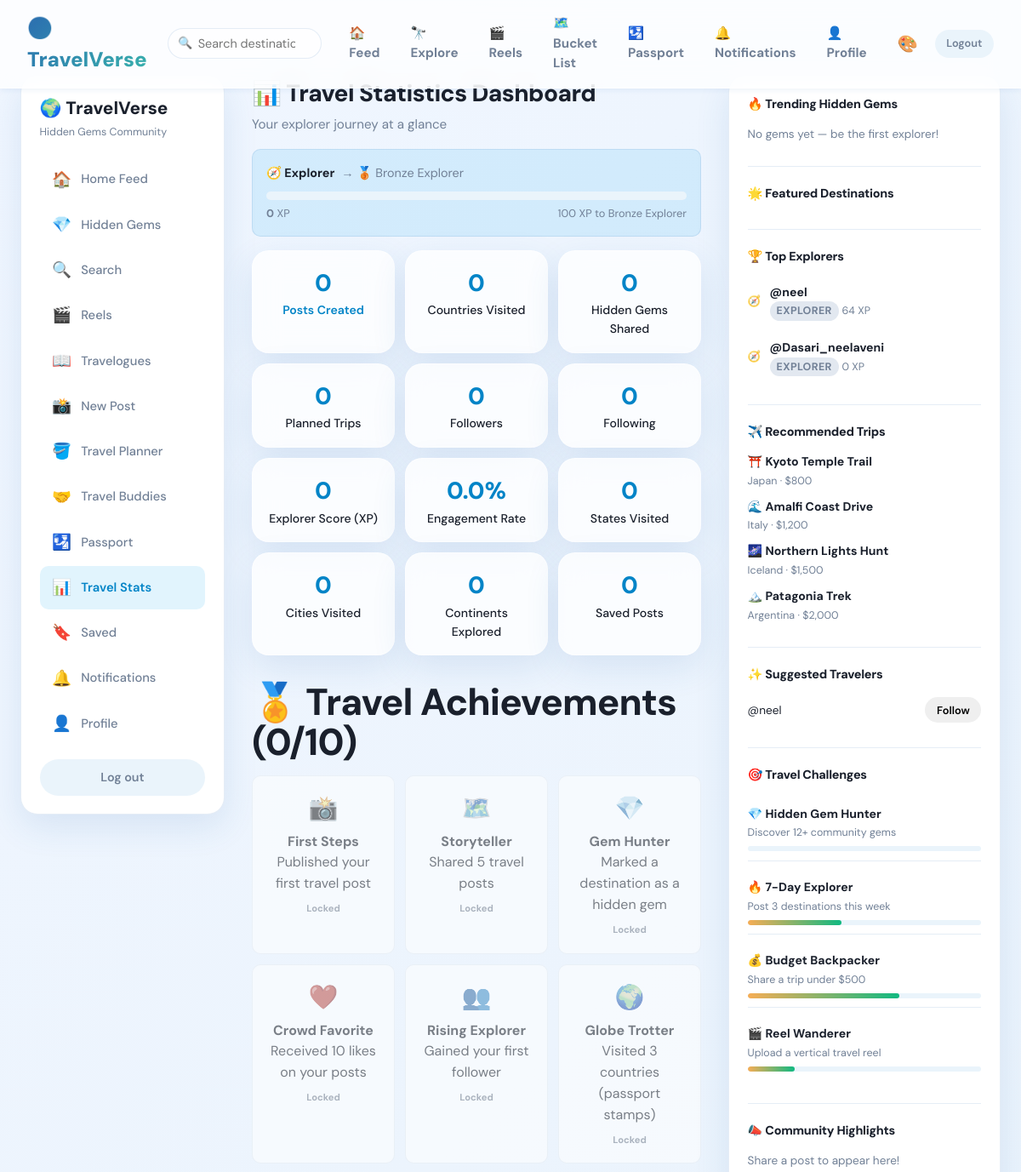
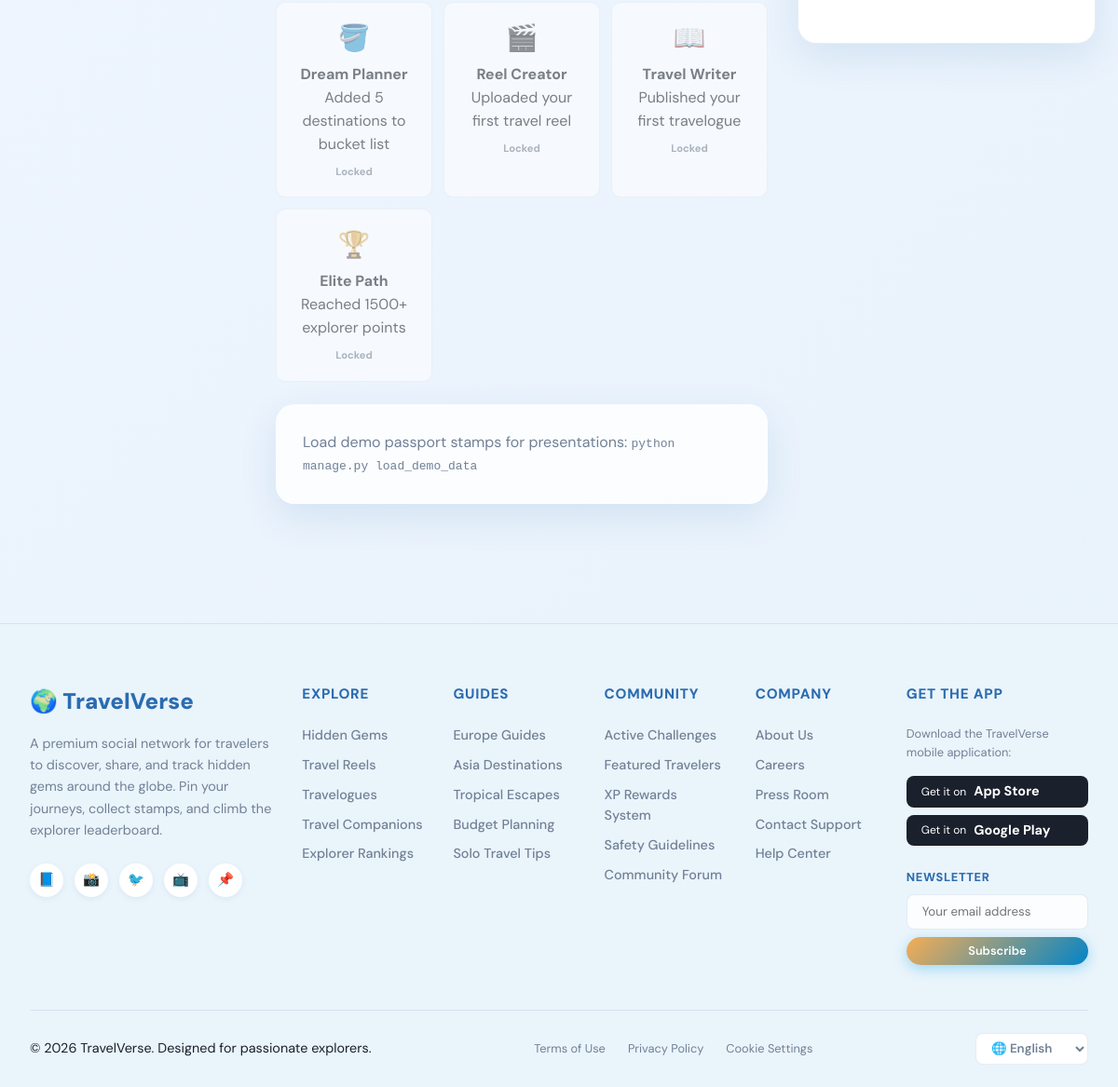
The page /stats/ (signed in) on the database its author committed (2 pictures, top to bottom).
### social/models.py (models this page shows, shortened)
class Profile(models.Model):
    user = models.OneToOneField(User, on_delete=models.CASCADE, related_name='profile')
    avatar = models.ImageField(upload_to='avatars/', blank=True, null=True)
    avatar_url = models.URLField(blank=True)
    bio = models.TextField(blank=True, max_length=300)
    location = models.CharField(max_length=150, blank=True)
    website = models.URLField(blank=True)
    explorer_score = models.PositiveIntegerField(default=0)
    countries_visited = models.TextField(blank=True, default='[]')
    created_at = models.DateTimeField(auto_now_add=True)
    updated_at = models.DateTimeField(auto_now=True)
    @property
    def badge(self):
        return explorer_badge(self.explorer_score)
    @property
    def badge_full_name(self):
        return badge_tier_for_score(self.explorer_score)[2]
    @property
    def badge_icon(self):
        return badge_tier_for_score(self.explorer_score)[3]
    @property
    def badge_slug(self):
        return badge_tier_for_score(self.explorer_score)[1]
    @property
    def explorer_progress(self):
        return explorer_progress(self.explorer_score)
    def recalculate_explorer_score(self):
        user = self.user
        received_likes = Like.objects.filter(post__author=user).count()
        gem_votes = HiddenGemVote.objects.filter(post__author=user).count()
        followers = Follow.objects.filter(following=user).count()
        score = (
            user.posts.count() * 15
            + user.reels.count() * 20
            + user.blogs.count() * 25
            + received_likes * 2
            + followers * 5
            + gem_votes * 3
            + user.passport_stamps.count() * 8
        )
        self.explorer_score = score
        self.save(update_fields=['explorer_score', 'updated_at'])
        return score

class PassportStamp(models.Model):
    CONTINENT_CHOICES = [
        ('', 'Unknown'),
        ('Africa', 'Africa'),
        ('Asia', 'Asia'),
        ('Europe', 'Europe'),
        ('North America', 'North America'),
        ('South America', 'South America'),
        ('Oceania', 'Oceania'),
        ('Antarctica', 'Antarctica'),
    ]
    user = models.ForeignKey(User, on_delete=models.CASCADE, related_name='passport_stamps')
    city = models.CharField(max_length=100, blank=True)
    state = models.CharField(max_length=100, blank=True)
    country = models.CharField(max_length=100)
    continent = models.CharField(max_length=30, choices=CONTINENT_CHOICES, blank=True, default='')
    visited_at = models.DateField(null=True, blank=True)
    post = models.ForeignKey(Post, on_delete=models.SET_NULL, null=True, blank=True)
    stamp_label = models.CharField(max_length=120, blank=True, help_text='Passport stamp title')
    created_at = models.DateTimeField(auto_now_add=True)
    class Meta:
        ordering = ['-visited_at', '-created_at']

### social/views.py (the view)
# urls.py: path('stats/', views.stats_dashboard, name='stats'),
@login_required
def stats_dashboard(request):
    new_achievements = sync_user_achievements(request.user)
    travel_stats = get_travel_statistics(request.user)
    return render(request, 'stats_dashboard.html', {
        'travel_stats': travel_stats,
        'profile_user': request.user,
        'new_achievements': new_achievements,
        **_sidebar_context(request),
    })

### social/context_processors.py (called while the page is built)
def notification_context(request):
    if request.user.is_authenticated:
        unread = request.user.notifications.filter(is_read=False).count()
        return {'unread_notifications': unread}
    return {'unread_notifications': 0}

### social/gamification.py (called while the page is built, shortened)
def _received_likes(user):
    from .models import Like
    return Like.objects.filter(post__author=user).count()

def badge_tier_for_score(score):
    current = BADGE_TIERS[0]
    for tier in BADGE_TIERS:
        if score >= tier[0]:
            current = tier
        else:
            break
    return current

def next_badge_tier(score):
    for tier in BADGE_TIERS:
        if score < tier[0]:
            return tier
    return None

def explorer_progress(score):
    current = badge_tier_for_score(score)
    nxt = next_badge_tier(score)
    tier_floor = current[0]
    tier_ceil = nxt[0]
    span = tier_ceil - tier_floor
    into = score - tier_floor
    pct = int((into / span) * 100) if span else 0
    return {
        'current_label': current[2],
        'current_icon': current[3],
        'current_slug': current[1],
        'next_label': nxt[2],
        'next_icon': nxt[3],
        'progress_percent': min(100, max(0, pct)),
        'xp_current': score,
        'xp_next': tier_ceil,
        'xp_into_tier': into,
        'xp_needed': tier_ceil - score,
        'max_tier': False,
    }

def sync_user_achievements(user):
    from .models import UserAchievement
    newly_unlocked = []
    for ach in get_achievements_for_user(user):
        if ach['unlocked']:
            _, created = UserAchievement.objects.get_or_create(user=user, key=ach['key'])
            if created:
                newly_unlocked.append(ach)
    return newly_unlocked

def get_achievements_for_user(user):
    results = []
    for key, title, desc, icon, check_fn in ACHIEVEMENT_DEFINITIONS:
        try:
            unlocked = check_fn(user)
        except Exception:
            unlocked = False
        results.append({
            'key': key,
            'title': title,
            'description': desc,
            'icon': icon,
            'unlocked': unlocked,
        })
    return results

### social/services.py (called while the page is built)
def trending_posts(limit=5):
    return (
        Post.objects.select_related('author', 'author__profile')
        .prefetch_related('images')
        .filter(is_hidden_gem=True)
        .order_by('-hidden_gem_score', '-gem_votes', '-created_at')[:limit]
    )

def top_explorers(limit=5):
    return Profile.objects.select_related('user').order_by('-explorer_score')[:limit]

### templates/stats_dashboard.html (shortened to what this page needs)
{% extends 'app_base.html' %}
{% block main %}
<h1>📊 Travel Statistics Dashboard</h1>
<p class="subtitle">Your explorer journey at a glance</p>
{% include 'partials/explorer_progress.html' with travel_stats=travel_stats profile_user=user %}
<div class="stats-grid dashboard-grid">
  <div class="stat-card highlight glass-card"><span class="stat-num">{{ travel_stats.posts }}</span>Posts Created</div>
  <div class="stat-card glass-card"><span class="stat-num">{{ travel_stats.countries }}</span>Countries Visited</div>
  <div class="stat-card glass-card"><span class="stat-num">{{ travel_stats.gems_discovered }}</span>Hidden Gems Shared</div>
  <div class="stat-card glass-card"><span class="stat-num">{{ travel_stats.bucket_list }}</span>Planned Trips</div>
  <div class="stat-card glass-card"><span class="stat-num">{{ travel_stats.followers }}</span>Followers</div>
  <div class="stat-card glass-card"><span class="stat-num">{{ travel_stats.following }}</span>Following</div>
  <div class="stat-card glass-card"><span class="stat-num">{{ travel_stats.explorer_score }}</span>Explorer Score (XP)</div>
  <div class="stat-card glass-card"><span class="stat-num">{{ travel_stats.engagement_rate }}%</span>Engagement Rate</div>
  <div class="stat-card glass-card"><span class="stat-num">{{ travel_stats.states }}</span>States Visited</div>
  <div class="stat-card glass-card"><span class="stat-num">{{ travel_stats.cities }}</span>Cities Visited</div>
  <div class="stat-card glass-card"><span class="stat-num">{{ travel_stats.continents }}</span>Continents Explored</div>
  <div class="stat-card glass-card"><span class="stat-num">{{ travel_stats.saved_posts }}</span>Saved Posts</div>
</div>
<h2 class="section-title">🏅 Travel Achievements ({{ travel_stats.achievements_unlocked }}/{{ travel_stats.achievements_total }})</h2>
<div class="achievements-grid">
  {% for a in travel_stats.achievements %}
  <div class="achievement-card {% if a.unlocked %}unlocked{% else %}locked{% endif %}">
    <span class="ach-icon">{{ a.icon }}</span>
    <strong>{{ a.title }}</strong>
    <p>{{ a.description }}</p>
    {% if a.unlocked %}<span class="ach-badge">Unlocked</span>{% else %}<span class="ach-badge locked">Locked</span>{% endif %}
  </div>
  {% endfor %}
</div>
<div class="page-card glass-card" style="margin-top:1.5rem">
  <p class="muted">Load demo passport stamps for presentations: <code>python manage.py load_demo_data</code></p>
</div>
{% endblock %}

### templates/partials/explorer_progress.html (shortened to what this page needs)
{% with p=travel_stats.progress|default:profile_user.profile.explorer_progress %}
<div class="explorer-progress-card">
  <div class="explorer-progress-header">
    <span class="explorer-badge-lg">{{ p.current_icon }} {{ p.current_label }}</span>
    {% if not p.max_tier %}
    <span class="muted">→ {{ p.next_icon }} {{ p.next_label }}</span>
    {% else %}
    <span class="muted">Max tier reached</span>
    {% endif %}
  </div>
  <div class="progress-bar" role="progressbar" aria-valuenow="{{ p.progress_percent }}" aria-valuemin="0" aria-valuemax="100">
  </div>
  <div class="progress-meta">
    <span><strong>{{ travel_stats.explorer_score|default:profile_user.profile.explorer_score }}</strong> XP</span>
    {% if not p.max_tier %}
    <span>{{ p.xp_needed }} XP to {{ p.next_label }}</span>
    {% endif %}
  </div>
</div>
{% endwith %}

### templates/partials/sidebar_right.html (shortened to what this page needs)
<aside class="sidebar sidebar-right">
  <div class="widget">
    <h3>🔥 Trending Hidden Gems</h3>
    <ul class="widget-list">
      {% for post in trending %}
      <li>
        <a href="{% url 'post_detail' post.pk %}">
          <strong>{{ post.location }}</strong>
          <span>Score {{ post.hidden_gem_score }} · {{ post.gem_votes }} votes</span>
        </a>
      </li>
      {% empty %}
      <li class="muted">No gems yet — be the first explorer!</li>
      {% endfor %}
    </ul>
  </div>
  <div class="widget">
    <h3>🌟 Featured Destinations</h3>
  </div>
  <div class="widget">
    <h3>🏆 Top Explorers</h3>
    <ul class="widget-list explorers">
      {% for profile in top_explorers %}
      <li>
        <a href="{% url 'profile' profile.user.username %}">
          <span class="avatar-sm">{% if profile.avatar %}<img src="{{ profile.avatar.url }}" alt="">{% else %}{{ profile.badge_icon }}{% endif %}</span>
          <div>
            <strong>@{{ profile.user.username }}</strong>
            <span class="badge-pill badge-{{ profile.badge_slug|default:profile.badge|lower }}">{{ profile.badge_full_name|default:profile.badge }}</span>
            <small>{{ profile.explorer_score }} XP</small>
          </div>
        </a>
      </li>
      {% empty %}
      <li class="muted">Explore to climb the ranks!</li>
      {% endfor %}
    </ul>
  </div>
  <div class="widget">
    <h3>✈️ Recommended Trips</h3>
    <ul class="widget-list">
      {% for trip in recommended_trips %}
      <li>
        <strong>{{ trip.icon }} {{ trip.title }}</strong>
        <span>{{ trip.location }} · {{ trip.budget }}</span>
      </li>
      {% endfor %}
    </ul>
  </div>
  <div class="widget">
    <h3>✨ Suggested Travelers</h3>
    <ul class="widget-list">
      {% for u in suggested_users %}
      <li class="suggest-row">
        <a href="{% url 'profile' u.username %}">@{{ u.username }}</a>
        <button type="button" class="btn btn-sm btn-follow" data-follow="{{ u.username }}">Follow</button>
      </li>
      {% endfor %}
    </ul>
  </div>
  <div class="widget">
    <h3>🎯 Travel Challenges</h3>
    <ul class="widget-list">
      {% for ch in travel_challenges %}
      <li class="challenge-item">
        <strong>{{ ch.icon }} {{ ch.title }}</strong>
        <small>{{ ch.desc }}</small>
        <div class="challenge-bar"><div class="challenge-bar-fill" style="width:{{ ch.progress }}%"></div></div>
      </li>
      {% endfor %}
    </ul>
  </div>
  <div class="widget">
    <h3>📣 Community Highlights</h3>
    <ul class="widget-list">
      {% for post in community_highlights %}
      <li>
        <a href="{% url 'post_detail' post.pk %}">
          <strong>@{{ post.author.username }}</strong>
          <span>{{ post.location|truncatewords:4 }}</span>
        </a>
      </li>
      {% empty %}
      <li class="muted">Share a post to appear here!</li>
      {% endfor %}
    </ul>
  </div>
</aside>

### static/css/custom.css (style rules this page uses)
:root { --primary-ocean: #2B6CB0; --primary-teal: #38B2AC; --accent: #F6AD55; --gem: #9F7AEA; --accent-gradient: linear-gradient(135deg, var(--primary-ocean) 0%, var(--primary-teal) 100%); --bg-gradient: linear-gradient(135deg, #F0F6FF 0%, #E8F2FB 100%); --bg: #F0F6FF; --bg-soft: #EAF4FB; --surface: #FFFFFF; --surface-hover: rgba(255, 255, 255, 0.95); --border: rgba(43, 108, 176, 0.12); --text: #1A202C; --text-secondary: #718096; --muted: #718096; --shadow-sm: 0 2px 6px rgba(43, 108, 176, 0.08); --shadow: 0 14px 40px rgba(43, 108, 176, 0.12); --shadow-lg: 0 26px 60px rgba(43, 108, 176, 0.16); --glass-bg: rgba(255, 255, 255, 0.78); --glass-border: rgba(255, 255, 255, 0.45); --font-family: 'DM Sans', sans-serif; --radius: 20px; --transition: 0.25s cubic-bezier(0.4, 0, 0.2, 1); }
body { font-family: var(--font-family) !important; background-color: var(--bg) !important; background-image: var(--bg-gradient) !important; color: var(--text) !important; transition: background var(--transition), color var(--transition); }
h1, h2, h3, h4, h5, h6 { font-family: var(--font-family) !important; font-weight: 800 !important; color: var(--text) !important; }
.glass-card { background: var(--glass-bg) !important; backdrop-filter: blur(16px) !important; -webkit-backdrop-filter: blur(16px) !important; border: 1px solid var(--glass-border) !important; box-shadow: var(--shadow) !important; border-radius: var(--radius) !important; transition: transform var(--transition), box-shadow var(--transition); }
.section-title { font-size: clamp(2rem, 4vw, 2.75rem); line-height: 1.05; }
.app-shell-new .sidebar-right { grid-column: 3; position: sticky; top: 88px; align-self: start; min-height: calc(100vh - 120px); }

### rows shown on the page
Profile: badge_icon "🧭", user.username "neel", badge_full_name "EXPLORER", explorer_score "64"
Profile: badge_icon "🧭", user.username "Dasari_neelaveni", badge_full_name "EXPLORER", explorer_score "0"
PassportStamp: icon "⛩️", title "Kyoto Temple Trail", location "Japan", budget "$800"
PassportStamp: icon "🌊", title "Amalfi Coast Drive", location "Italy", budget "$1,200"
PassportStamp: icon "🌌", title "Northern Lights Hunt", location "Iceland", budget "$1,500"

### other values the page prints
{{ p.current_icon }} "🧭"
{{ p.current_label }} "Explorer"
{{ p.next_icon }} "🥉"
{{ p.next_label }} "Bronze Explorer"
{{ p.xp_needed }} "100"
{{ travel_stats.posts }} "0"
{{ travel_stats.countries }} "0"
{{ travel_stats.gems_discovered }} "0"
{{ travel_stats.bucket_list }} "0"
{{ travel_stats.followers }} "0"
{{ travel_stats.following }} "0"
{{ travel_stats.explorer_score }} "0"
{{ travel_stats.engagement_rate }} "0.0"
{{ travel_stats.states }} "0"
{{ travel_stats.cities }} "0"
